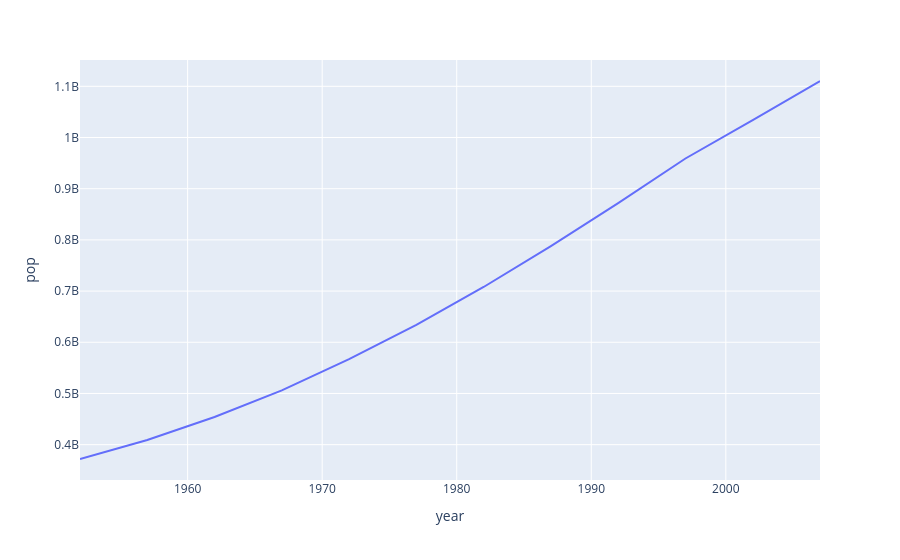

This figure's notebook cell:
### Code cell
#line plot
#plot india pop line plot
temp_df=gap[gap['country']=='India']
px.line(temp_df,x='year',y='pop')

### Figure 1 — Plotly figure (JSON) as saved in the notebook; plotly's stock layout.template omitted (floating-point values rounded to 4 significant figures)
{"data": [{"hovertemplate": "year=%{x}<br>pop=%{y}<extra></extra>", "legendgroup": "", "line": {"color": "#636efa", "dash": "solid"}, "marker": {"symbol": "circle"}, "mode": "lines", "name": "", "orientation": "v", "showlegend": false, "type": "scatter", "x": [1952, 1957, 1962, 1967, 1972, 1977, 1982, 1987, 1992, 1997, 2002, 2007], "xaxis": "x", "y": [372000000, 409000000, 454000000, 506000000, 567000000, 634000000, 708000000, 788000000, 872000000, 959000000, 1034172547, 1110396331], "yaxis": "y"}], "layout": {"legend": {"tracegroupgap": 0}, "margin": {"t": 60}, "xaxis": {"anchor": "y", "domain": [0.0, 1.0], "title": {"text": "year"}}, "yaxis": {"anchor": "x", "domain": [0.0, 1.0], "title": {"text": "pop"}}}}
